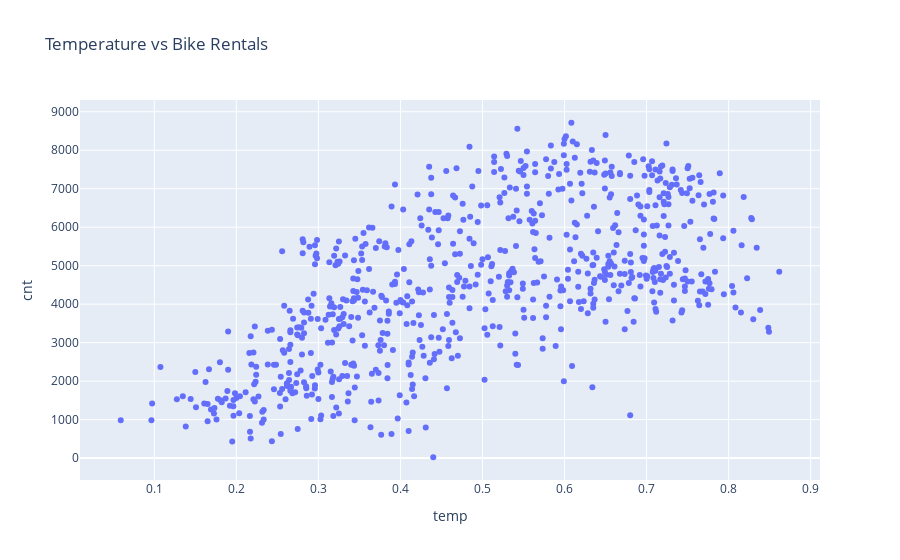

Notebook source saved alongside this figure:
### Markdown cell above
### 2. scatter - temp vs cnt

### Code cell
fig = px.scatter(data, x='temp', y='cnt',
                 title="Temperature vs Bike Rentals")
fig.show()

### Figure 1 — Plotly figure (JSON) as saved in the notebook; plotly's stock layout.template omitted (floating-point values rounded to 4 significant figures; data arrays with more than 128 entries replaced by an {"elided": "..."} marker saying what was removed)
{"data": [{"hovertemplate": "temp=%{x}<br>cnt=%{y}<extra></extra>", "legendgroup": "", "marker": {"color": "#636efa", "symbol": "circle"}, "mode": "markers", "name": "", "orientation": "v", "showlegend": false, "type": "scatter", "x": {"elided": "731 float values"}, "xaxis": "x", "y": {"elided": "731 int values"}, "yaxis": "y"}], "layout": {"legend": {"tracegroupgap": 0}, "title": {"text": "Temperature vs Bike Rentals"}, "xaxis": {"anchor": "y", "domain": [0, 1], "title": {"text": "temp"}}, "yaxis": {"anchor": "x", "domain": [0, 1], "title": {"text": "cnt"}}}}
